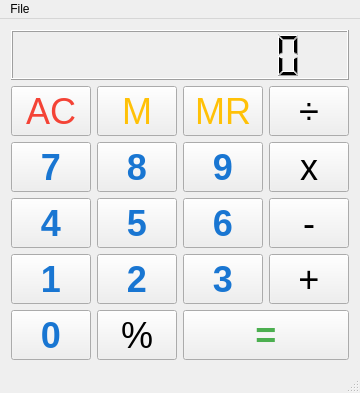
<?xml version="1.0" encoding="UTF-8"?>
<ui version="4.0">
 <class>MainWindow</class>
 <widget class="QMainWindow" name="MainWindow">
  <property name="geometry">
   <rect>
    <x>0</x>
    <y>0</y>
    <width>358</width>
    <height>393</height>
   </rect>
  </property>
  <property name="windowTitle">
   <string>Calculon</string>
  </property>
  <widget class="QWidget" name="centralWidget">
   <property name="sizePolicy">
    <sizepolicy hsizetype="Maximum" vsizetype="Maximum">
     <horstretch>0</horstretch>
     <verstretch>0</verstretch>
    </sizepolicy>
   </property>
   <layout class="QVBoxLayout" name="verticalLayout">
    <item>
     <widget class="QLCDNumber" name="lcdNumber">
      <property name="minimumSize">
       <size>
        <width>0</width>
        <height>49</height>
       </size>
      </property>
      <property name="digitCount">
       <number>10</number>
      </property>
     </widget>
    </item>
    <item>
     <layout class="QGridLayout" name="gridLayout">
      <item row="3" column="0">
       <widget class="QPushButton" name="pushButton_n4">
        <property name="minimumSize">
         <size>
          <width>0</width>
          <height>50</height>
         </size>
        </property>
        <property name="font">
         <font>
          <pointsize>27</pointsize>
          <weight>75</weight>
          <bold>true</bold>
         </font>
        </property>
        <property name="styleSheet">
         <string notr="true">QPushButton {
color: #1976D2;
}</string>
        </property>
        <property name="text">
         <string>4</string>
        </property>
        <property name="shortcut">
         <string>4</string>
        </property>
       </widget>
      </item>
      <item row="4" column="0">
       <widget class="QPushButton" name="pushButton_n1">
        <property name="minimumSize">
         <size>
          <width>0</width>
          <height>50</height>
         </size>
        </property>
        <property name="font">
         <font>
          <pointsize>27</pointsize>
          <weight>75</weight>
          <bold>true</bold>
         </font>
        </property>
        <property name="styleSheet">
         <string notr="true">QPushButton {
color: #1976D2;
}</string>
        </property>
        <property name="text">
         <string>1</string>
        </property>
        <property name="shortcut">
         <string>1</string>
        </property>
       </widget>
      </item>
      <item row="2" column="1">
       <widget class="QPushButton" name="pushButton_n8">
        <property name="minimumSize">
         <size>
          <width>0</width>
          <height>50</height>
         </size>
        </property>
        <property name="font">
         <font>
          <pointsize>27</pointsize>
          <weight>75</weight>
          <bold>true</bold>
         </font>
        </property>
        <property name="styleSheet">
         <string notr="true">QPushButton {
color: #1976D2;
}</string>
        </property>
        <property name="text">
         <string>8</string>
        </property>
        <property name="shortcut">
         <string>8</string>
        </property>
       </widget>
      </item>
      <item row="2" column="3">
       <widget class="QPushButton" name="pushButton_mul">
        <property name="minimumSize">
         <size>
          <width>0</width>
          <height>50</height>
         </size>
        </property>
        <property name="font">
         <font>
          <pointsize>27</pointsize>
          <weight>50</weight>
          <bold>false</bold>
         </font>
        </property>
        <property name="text">
         <string>x</string>
        </property>
        <property name="shortcut">
         <string>*</string>
        </property>
       </widget>
      </item>
      <item row="2" column="0">
       <widget class="QPushButton" name="pushButton_n7">
        <property name="minimumSize">
         <size>
          <width>0</width>
          <height>50</height>
         </size>
        </property>
        <property name="font">
         <font>
          <pointsize>27</pointsize>
          <weight>75</weight>
          <bold>true</bold>
         </font>
        </property>
        <property name="styleSheet">
         <string notr="true">QPushButton {
color: #1976D2;
}</string>
        </property>
        <property name="text">
         <string>7</string>
        </property>
        <property name="shortcut">
         <string>7</string>
        </property>
       </widget>
      </item>
      <item row="3" column="2">
       <widget class="QPushButton" name="pushButton_n6">
        <property name="minimumSize">
         <size>
          <width>0</width>
          <height>50</height>
         </size>
        </property>
        <property name="font">
         <font>
          <pointsize>27</pointsize>
          <weight>75</weight>
          <bold>true</bold>
         </font>
        </property>
        <property name="styleSheet">
         <string notr="true">QPushButton {
color: #1976D2;
}</string>
        </property>
        <property name="text">
         <string>6</string>
        </property>
        <property name="shortcut">
         <string>6</string>
        </property>
       </widget>
      </item>
      <item row="3" column="1">
       <widget class="QPushButton" name="pushButton_n5">
        <property name="minimumSize">
         <size>
          <width>0</width>
          <height>50</height>
         </size>
        </property>
        <property name="font">
         <font>
          <pointsize>27</pointsize>
          <weight>75</weight>
          <bold>true</bold>
         </font>
        </property>
        <property name="styleSheet">
         <string notr="true">QPushButton {
color: #1976D2;
}</string>
        </property>
        <property name="text">
         <string>5</string>
        </property>
        <property name="shortcut">
         <string>5</string>
        </property>
       </widget>
      </item>
      <item row="5" column="0">
       <widget class="QPushButton" name="pushButton_n0">
        <property name="minimumSize">
         <size>
          <width>0</width>
          <height>50</height>
         </size>
        </property>
        <property name="font">
         <font>
          <pointsize>27</pointsize>
          <weight>75</weight>
          <bold>true</bold>
         </font>
        </property>
        <property name="styleSheet">
         <string notr="true">QPushButton {
color: #1976D2;
}</string>
        </property>
        <property name="text">
         <string>0</string>
        </property>
        <property name="shortcut">
         <string>0</string>
        </property>
       </widget>
      </item>
      <item row="4" column="1">
       <widget class="QPushButton" name="pushButton_n2">
        <property name="minimumSize">
         <size>
          <width>0</width>
          <height>50</height>
         </size>
        </property>
        <property name="font">
         <font>
          <pointsize>27</pointsize>
          <weight>75</weight>
          <bold>true</bold>
         </font>
        </property>
        <property name="styleSheet">
         <string notr="true">QPushButton {
color: #1976D2;
}</string>
        </property>
        <property name="text">
         <string>2</string>
        </property>
        <property name="shortcut">
         <string>2</string>
        </property>
       </widget>
      </item>
      <item row="2" column="2">
       <widget class="QPushButton" name="pushButton_n9">
        <property name="minimumSize">
         <size>
          <width>0</width>
          <height>50</height>
         </size>
        </property>
        <property name="font">
         <font>
          <pointsize>27</pointsize>
          <weight>75</weight>
          <bold>true</bold>
         </font>
        </property>
        <property name="styleSheet">
         <string notr="true">QPushButton {
color: #1976D2;
}</string>
        </property>
        <property name="text">
         <string>9</string>
        </property>
        <property name="shortcut">
         <string>9</string>
        </property>
       </widget>
      </item>
      <item row="4" column="2">
       <widget class="QPushButton" name="pushButton_n3">
        <property name="minimumSize">
         <size>
          <width>0</width>
          <height>50</height>
         </size>
        </property>
        <property name="font">
         <font>
          <pointsize>27</pointsize>
          <weight>75</weight>
          <bold>true</bold>
         </font>
        </property>
        <property name="styleSheet">
         <string notr="true">QPushButton {
color: #1976D2;
}</string>
        </property>
        <property name="text">
         <string>3</string>
        </property>
        <property name="shortcut">
         <string>3</string>
        </property>
       </widget>
      </item>
      <item row="1" column="3">
       <widget class="QPushButton" name="pushButton_div">
        <property name="minimumSize">
         <size>
          <width>0</width>
          <height>50</height>
         </size>
        </property>
        <property name="font">
         <font>
          <pointsize>27</pointsize>
          <weight>50</weight>
          <bold>false</bold>
         </font>
        </property>
        <property name="text">
         <string>÷</string>
        </property>
        <property name="shortcut">
         <string>/</string>
        </property>
       </widget>
      </item>
      <item row="3" column="3">
       <widget class="QPushButton" name="pushButton_sub">
        <property name="minimumSize">
         <size>
          <width>0</width>
          <height>50</height>
         </size>
        </property>
        <property name="font">
         <font>
          <pointsize>27</pointsize>
          <weight>50</weight>
          <bold>false</bold>
         </font>
        </property>
        <property name="text">
         <string>-</string>
        </property>
        <property name="shortcut">
         <string>-</string>
        </property>
       </widget>
      </item>
      <item row="4" column="3">
       <widget class="QPushButton" name="pushButton_add">
        <property name="minimumSize">
         <size>
          <width>0</width>
          <height>50</height>
         </size>
        </property>
        <property name="font">
         <font>
          <pointsize>27</pointsize>
          <weight>50</weight>
          <bold>false</bold>
         </font>
        </property>
        <property name="text">
         <string>+</string>
        </property>
        <property name="shortcut">
         <string>+</string>
        </property>
       </widget>
      </item>
      <item row="1" column="0">
       <widget class="QPushButton" name="pushButton_ac">
        <property name="minimumSize">
         <size>
          <width>0</width>
          <height>50</height>
         </size>
        </property>
        <property name="font">
         <font>
          <pointsize>27</pointsize>
          <weight>50</weight>
          <bold>false</bold>
         </font>
        </property>
        <property name="styleSheet">
         <string notr="true">QPushButton {
    color: #f44336;
}</string>
        </property>
        <property name="text">
         <string>AC</string>
        </property>
        <property name="shortcut">
         <string>Esc</string>
        </property>
       </widget>
      </item>
      <item row="1" column="2">
       <widget class="QPushButton" name="pushButton_mr">
        <property name="minimumSize">
         <size>
          <width>0</width>
          <height>50</height>
         </size>
        </property>
        <property name="font">
         <font>
          <pointsize>27</pointsize>
          <weight>50</weight>
          <bold>false</bold>
         </font>
        </property>
        <property name="styleSheet">
         <string notr="true">QPushButton {
   color: #FFC107;
}</string>
        </property>
        <property name="text">
         <string>MR</string>
        </property>
        <property name="shortcut">
         <string>R</string>
        </property>
       </widget>
      </item>
      <item row="1" column="1">
       <widget class="QPushButton" name="pushButton_m">
        <property name="minimumSize">
         <size>
          <width>0</width>
          <height>50</height>
         </size>
        </property>
        <property name="font">
         <font>
          <pointsize>27</pointsize>
          <weight>50</weight>
          <bold>false</bold>
         </font>
        </property>
        <property name="styleSheet">
         <string notr="true">QPushButton {
   color: #FFC107;
}</string>
        </property>
        <property name="text">
         <string>M</string>
        </property>
        <property name="shortcut">
         <string>M</string>
        </property>
       </widget>
      </item>
      <item row="5" column="1">
       <widget class="QPushButton" name="pushButton_pc">
        <property name="minimumSize">
         <size>
          <width>0</width>
          <height>50</height>
         </size>
        </property>
        <property name="font">
         <font>
          <pointsize>27</pointsize>
          <weight>50</weight>
          <bold>false</bold>
         </font>
        </property>
        <property name="text">
         <string>%</string>
        </property>
        <property name="shortcut">
         <string>%</string>
        </property>
       </widget>
      </item>
      <item row="5" column="2" colspan="2">
       <widget class="QPushButton" name="pushButton_eq">
        <property name="minimumSize">
         <size>
          <width>0</width>
          <height>50</height>
         </size>
        </property>
        <property name="font">
         <font>
          <pointsize>27</pointsize>
          <weight>75</weight>
          <bold>true</bold>
         </font>
        </property>
        <property name="styleSheet">
         <string notr="true">QPushButton {
color: #4CAF50;
}</string>
        </property>
        <property name="text">
         <string>=</string>
        </property>
        <property name="shortcut">
         <string>Return</string>
        </property>
       </widget>
      </item>
     </layout>
    </item>
   </layout>
  </widget>
  <widget class="QMenuBar" name="menuBar">
   <property name="geometry">
    <rect>
     <x>0</x>
     <y>0</y>
     <width>358</width>
     <height>22</height>
    </rect>
   </property>
   <widget class="QMenu" name="menuFile">
    <property name="title">
     <string>File</string>
    </property>
    <addaction name="actionReset"/>
    <addaction name="actionExit"/>
   </widget>
   <addaction name="menuFile"/>
  </widget>
  <widget class="QStatusBar" name="statusBar"/>
  <action name="actionExit">
   <property name="text">
    <string>Exit</string>
   </property>
   <property name="shortcut">
    <string>Ctrl+Q</string>
   </property>
  </action>
  <action name="actionReset">
   <property name="text">
    <string>Reset</string>
   </property>
   <property name="shortcut">
    <string>Ctrl+R</string>
   </property>
  </action>
 </widget>
 <layoutdefault spacing="6" margin="11"/>
 <resources/>
 <connections/>
</ui>
